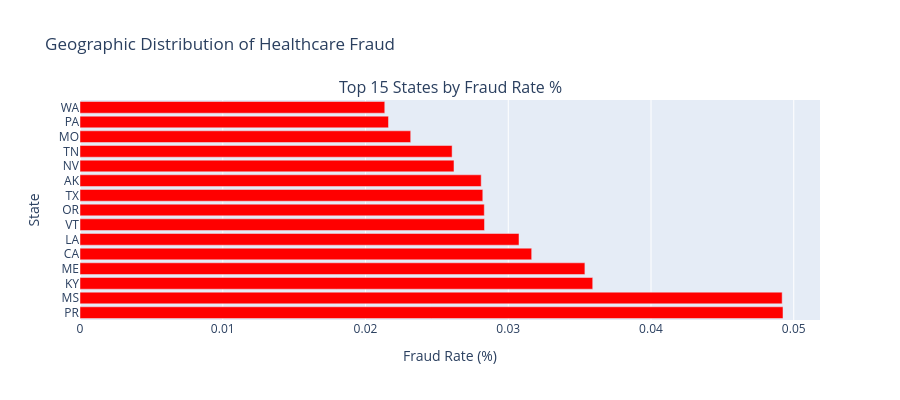

Write notebook code for a chart like this one.
### Code cell
# Filter out non-US state codes (keep only standard 2-letter state abbreviations)
valid_states = [
    'AL', 'AK', 'AZ', 'AR', 'CA', 'CO', 'CT', 'DE', 'FL', 'GA',
    'HI', 'ID', 'IL', 'IN', 'IA', 'KS', 'KY', 'LA', 'ME', 'MD',
    'MA', 'MI', 'MN', 'MS', 'MO', 'MT', 'NE', 'NV', 'NH', 'NJ',
    'NM', 'NY', 'NC', 'ND', 'OH', 'OK', 'OR', 'PA', 'RI', 'SC',
    'SD', 'TN', 'TX', 'UT', 'VT', 'VA', 'WA', 'WV', 'WI', 'WY',
    'DC', 'PR', 'GU', 'VI', 'DC'
]

# Filter dataframe to only valid states
providers_valid_states = providers_df[providers_df['State'].isin(valid_states)]

print(f"Filtered from {len(providers_df)} to {len(providers_valid_states)} providers")
print(f"Removed {len(providers_df) - len(providers_valid_states)} records with non-standard state codes")

# Now create the fraud analysis by state
fraud_by_state = providers_valid_states[providers_valid_states['Is_Fraudulent'] == 1]['State'].value_counts().head(15)

# Calculate fraud rate by state (only for valid states)
fraud_rate_by_state = (
    providers_valid_states.groupby('State')['Is_Fraudulent'].agg(['sum', 'count'])
)
fraud_rate_by_state['fraud_rate'] = (fraud_rate_by_state['sum'] / fraud_rate_by_state['count'] * 100)
fraud_rate_by_state = fraud_rate_by_state.sort_values('fraud_rate', ascending=False).head(15)

# Create plot
fig = make_subplots(
    rows=1, cols=1,
    subplot_titles=('Top 15 States by Fraud Rate %',)
)

fig.add_trace(
    go.Bar(x=fraud_rate_by_state['fraud_rate'], y=fraud_rate_by_state.index, 
           orientation='h', name='Fraud Rate %', marker_color='red'),
    row=1, col=1
)

fig.update_layout(height=400, showlegend=False, title_text="Geographic Distribution of Healthcare Fraud")
fig.update_xaxes(title_text="Fraud Rate (%)", row=1, col=1)
fig.update_yaxes(title_text="State", row=1, col=1)
fig.show()

print(f"\nTop states by fraud count:")
print(fraud_by_state)

print(f"\nTop states by fraud rate:")
print(fraud_rate_by_state[['sum', 'count', 'fraud_rate']].head(15))

### Figure 1 — Plotly figure (JSON) as saved in the notebook; plotly's stock layout.template omitted (floating-point values rounded to 4 significant figures)
{"data": [{"marker": {"color": "red"}, "name": "Fraud Rate %", "orientation": "h", "type": "bar", "x": [0.04925, 0.04919, 0.03592, 0.03537, 0.03164, 0.03075, 0.02834, 0.02832, 0.02822, 0.02811, 0.0262, 0.02607, 0.02317, 0.02161, 0.02135], "xaxis": "x", "y": ["PR", "MS", "KY", "ME", "CA", "LA", "VT", "OR", "TX", "AK", "NV", "TN", "MO", "PA", "WA"], "yaxis": "y"}], "layout": {"annotations": [{"font": {"size": 16}, "showarrow": false, "text": "Top 15 States by Fraud Rate %", "x": 0.5, "xanchor": "center", "xref": "paper", "y": 1, "yanchor": "bottom", "yref": "paper"}], "height": 400, "showlegend": false, "title": {"text": "Geographic Distribution of Healthcare Fraud"}, "xaxis": {"anchor": "y", "domain": [0, 1], "title": {"text": "Fraud Rate (%)"}}, "yaxis": {"anchor": "x", "domain": [0, 1], "title": {"text": "State"}}}}
